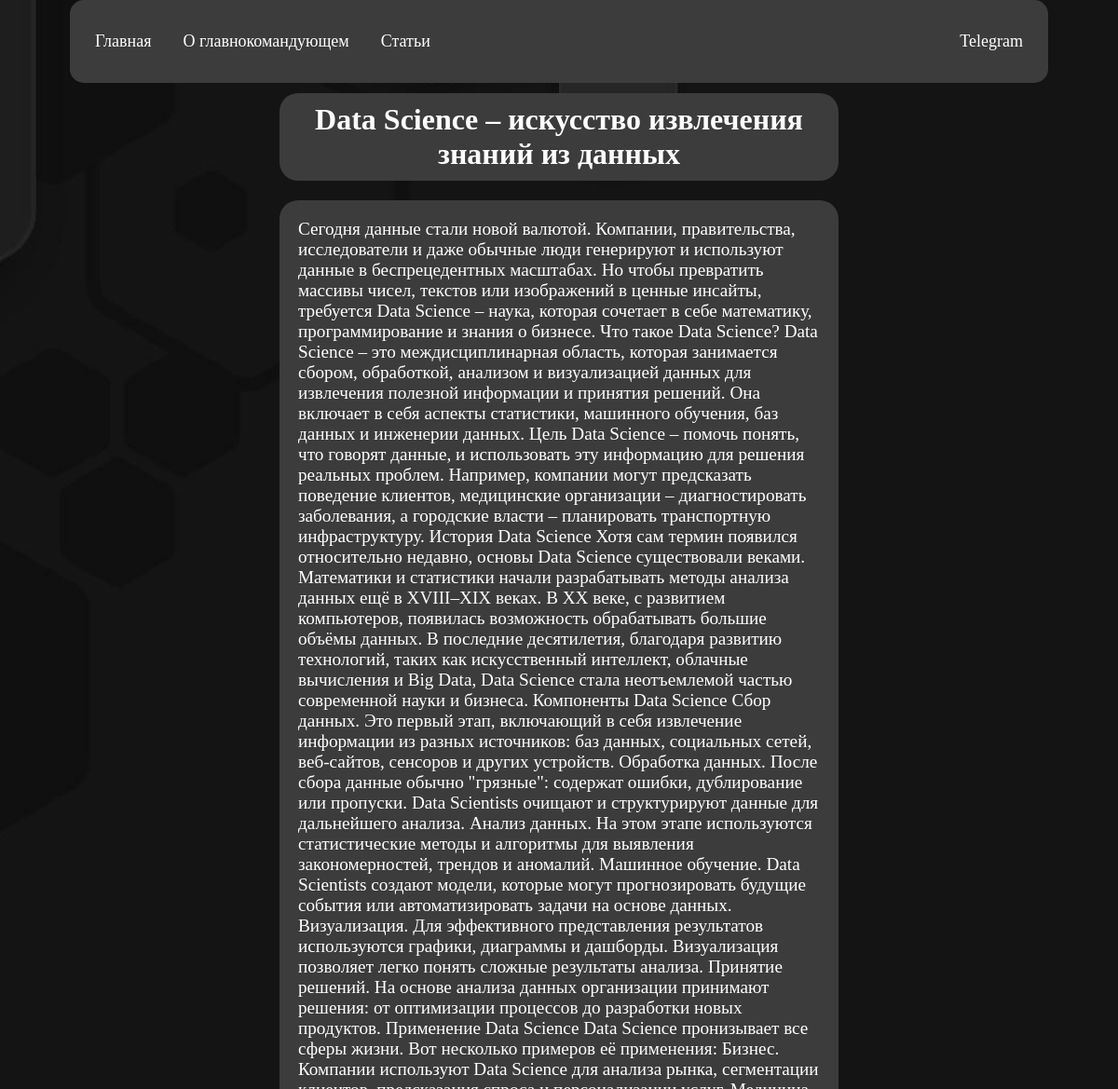
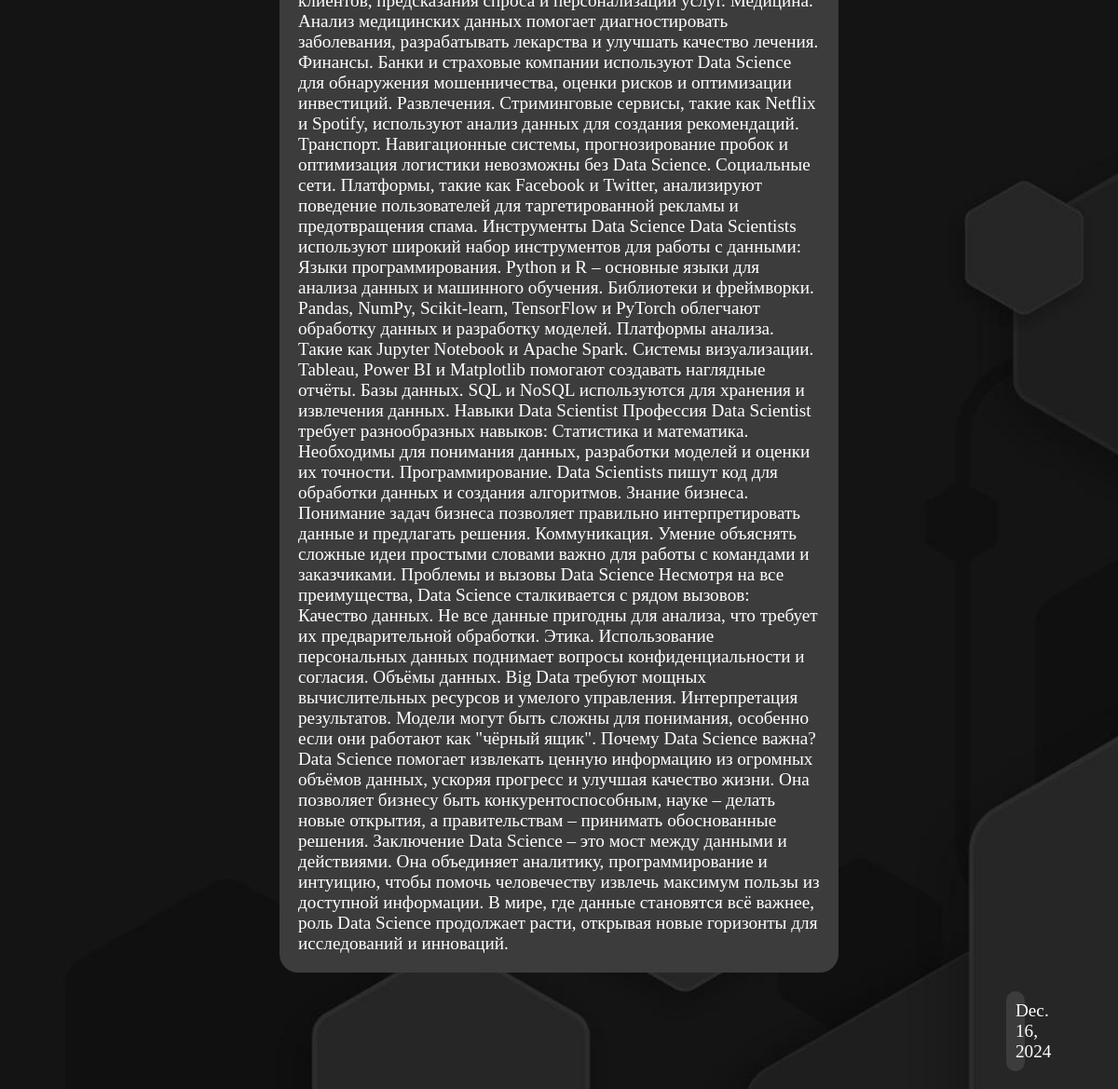
The app's page /post/4/ with its own data (2 pictures, top to bottom).
### pictures/models.py (models this page shows, shortened)
class Post(models.Model):
    title = models.CharField(max_length=20)
    content = models.TextField(blank=True)
    date = models.DateField(auto_now_add=True)
    cat_id = models.ForeignKey('Category', on_delete=models.PROTECT)

### pictures/views.py (the view)
# urls.py: path('post/<int:post_id>/', views.show_post, name='post'),
def show_post(request, post_id):
    posts = Post.objects.filter(id=post_id)
    data = {'posts': posts}
    return render(request, 'pictures/post.html', context=data)

### pictures/templates/pictures/post.html
{% extends 'base.html' %}
{% block content %}
{% load pictures_tags %}
{% for p in posts %}
<div class="post">
    <h1 class="post-title">{{ p.title }}</h1>
    <p class="post-content">{{ p.content }} <p class="post-date">{{ p.date }}</p></p>
</div>
{% endfor %}
{% endblock %}

### pictures/static/pictures/css/style.css (style rules this page uses)
html, body { margin: 0; padding: 0; box-sizing: border-box; background: #fff url('../images/5137894.jpg') no-repeat center center; background-size: cover; height: 100%; overflow-x: hidden; scroll-behavior: smooth; }
.post { color: white; margin-top: 100px; margin-left: 300px; margin-right: 300px; }
.post-title { background: rgb(60, 60, 60); padding: 10px; text-align: center; border-radius: 20px; }
.post-content { background: rgb(60, 60, 60); padding: 20px; border-radius: 20px; font-size: 1.2rem; }
.post-date { background: rgb(60, 60, 60); padding: 10px; border-radius: 20px; font-size: 1.2rem; text-align: center; margin-left: 780px; }

### records on screen
Post: title "Data Science – искусство извлечения знаний из данных", content "Сегодня данные стали новой валютой. Компании, правительства, исследователи и даже обычные люди генерируют и используют данные в беспрецедентных масштабах. Но чтобы превратить массивы чисел, текстов или изображений в ценные инсайты, требуется Data Science – наука, которая сочетает в себе математику, программирование и знания о бизнесе. Что такое Data Science? Data Science – это междисциплинарная область, которая занимается сбором, обработкой, анализом и визуализацией данных для извлечения полезной информации и принятия решений. Она включает в себя аспекты статистики, машинного обучения, баз данных и инженерии данных. Цель Data Science – помочь понять, что говорят данные, и использовать эту…", date "Dec. 16, 2024"
